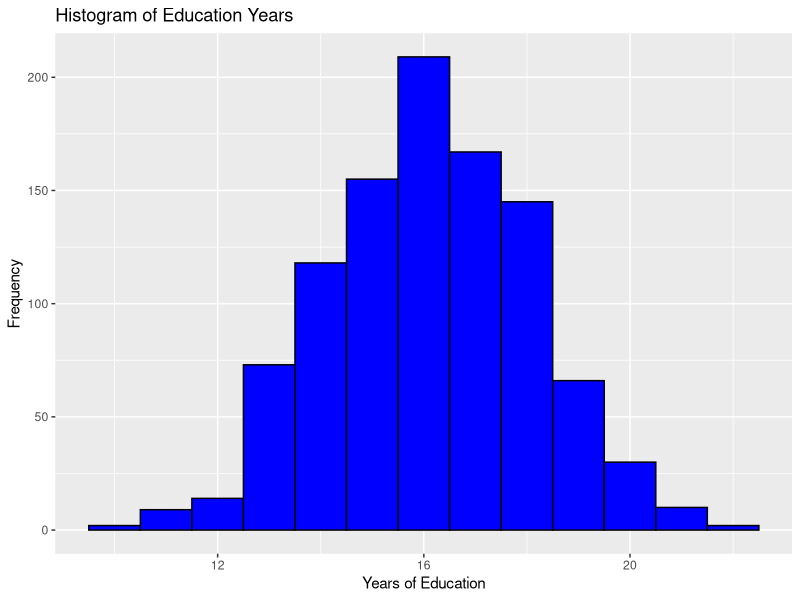
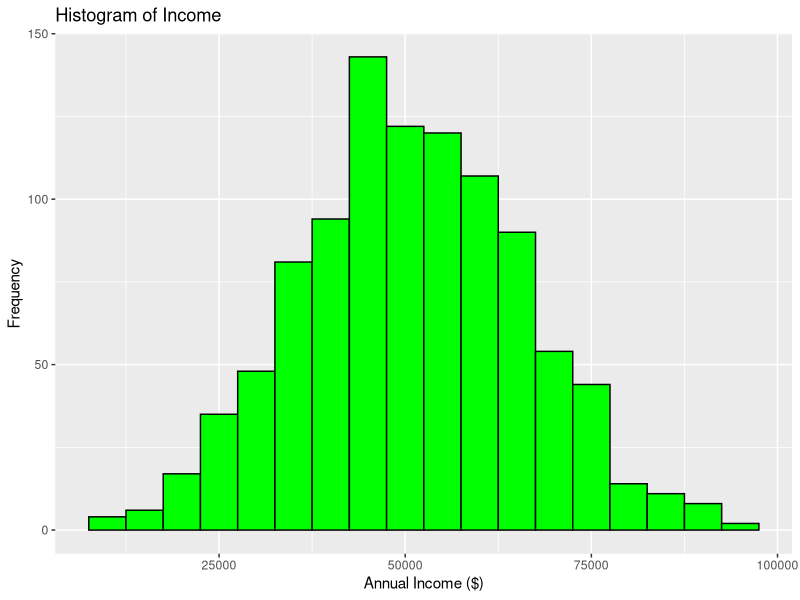
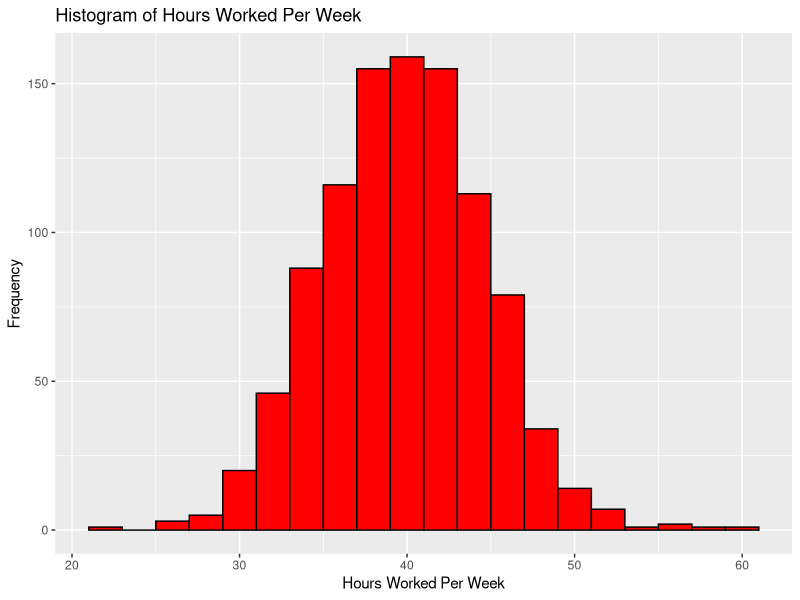
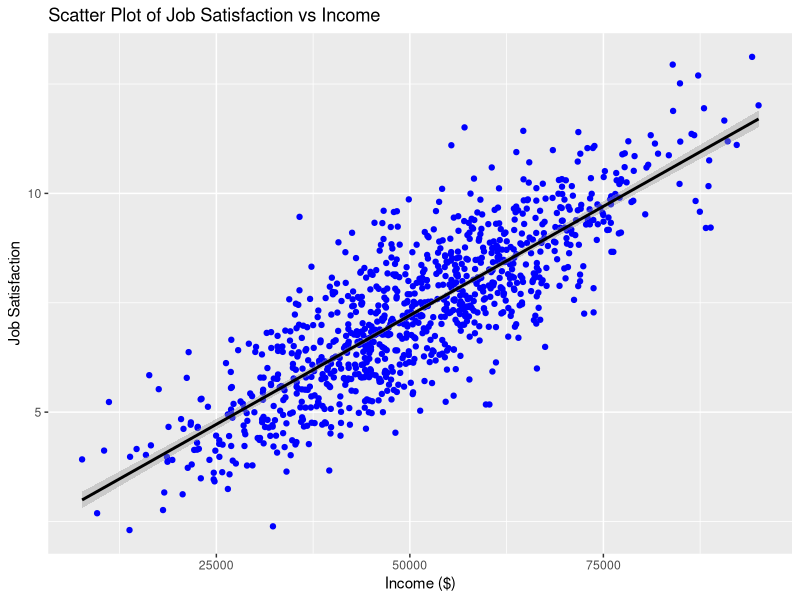
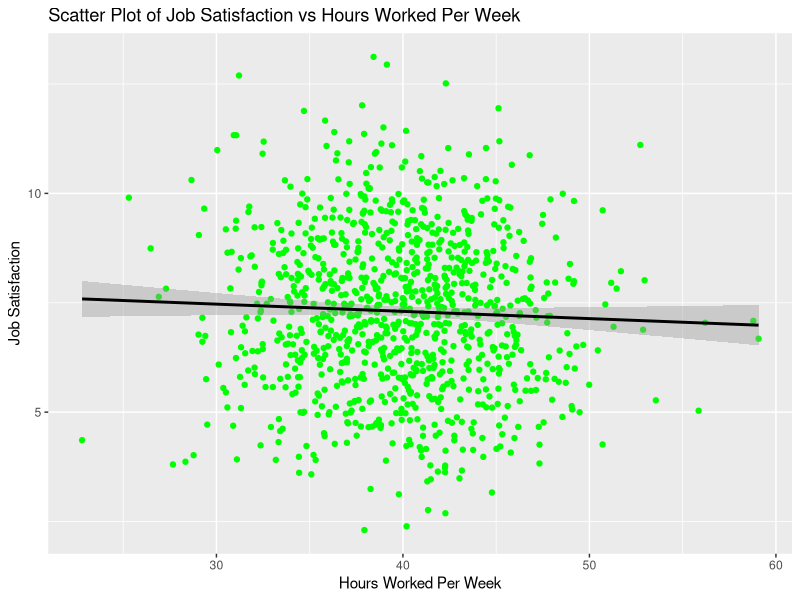
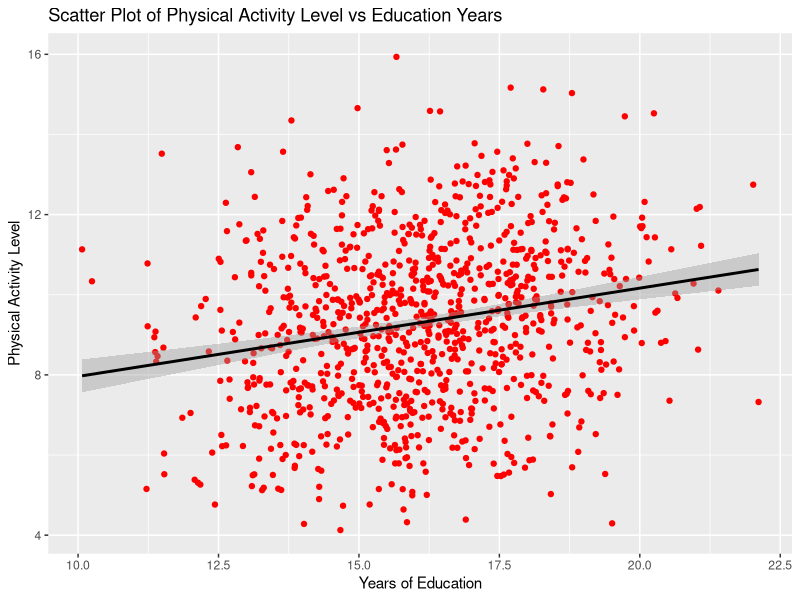
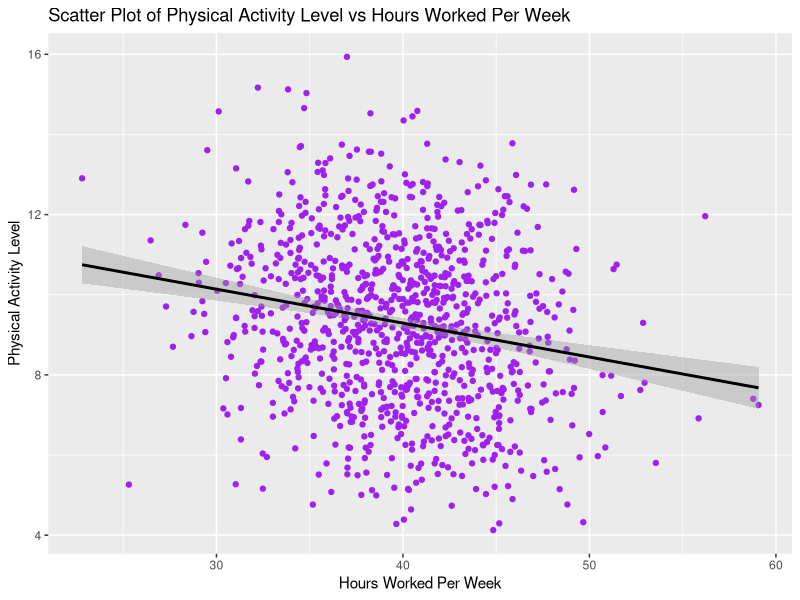
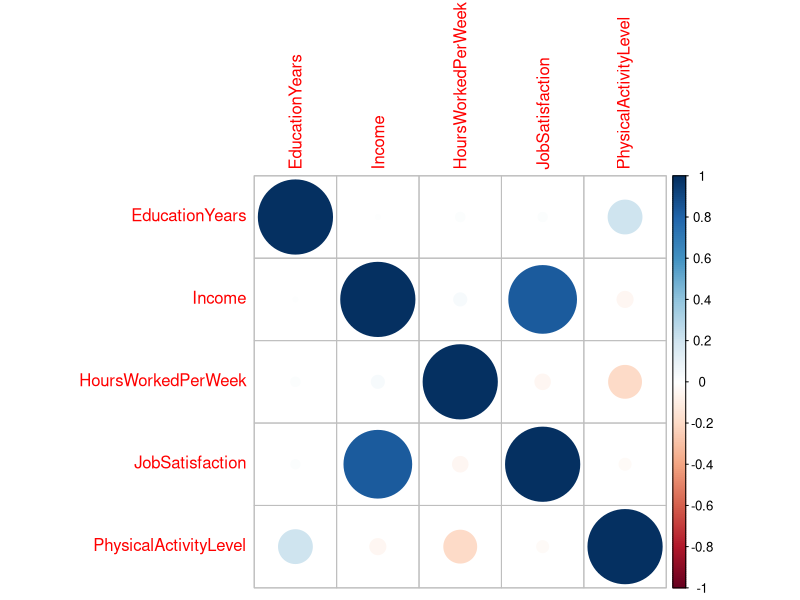

Here is the R script that generated these plots, in order:
## ---- chunk 1
# Load necessary libraries
library(dplyr)
library(ggplot2)
library(corrplot)

# Set seed for reproducibility
set.seed(456)

# Define the number of samples
n <- 1000
# Generate independent variables
education_years <- rnorm(n, mean = 16, sd = 2)  # Years of education
income <- rnorm(n, mean = 50000, sd = 15000)    # Annual income
hours_worked_per_week <- rnorm(n, mean = 40, sd = 5) # Hours worked per week

# Generate dependent variables with associations
# Job satisfaction influenced by income and hours worked
job_satisfaction <- 3 + 0.0001 * income - 0.02 * hours_worked_per_week + rnorm(n, mean = 0, sd = 1)

# Physical activity level influenced by hours worked and education years
physical_activity_level <- 10 - 0.1 * hours_worked_per_week + 0.2 * education_years + rnorm(n, mean = 0, sd = 2)

# Create a data frame
synthetic_data <- data.frame(
  EducationYears = education_years,
  Income = income,
  HoursWorkedPerWeek = hours_worked_per_week,
  JobSatisfaction = job_satisfaction,
  PhysicalActivityLevel = physical_activity_level
)

## ---- chunk 2
# Display the first few rows of the dataset
head(synthetic_data)

# Explore the data: structure and summary
str(synthetic_data)
summary(synthetic_data)
## ---- chunk 3
# Histograms of Education years
ggplot(synthetic_data, aes(x = EducationYears)) + 
  geom_histogram(binwidth = 1, fill = "blue", color = "black") +
  labs(title = "Histogram of Education Years", x = "Years of Education", y = "Frequency")
## ---- chunk 4
#Histogram of Income
ggplot(synthetic_data, aes(x = Income)) + 
  geom_histogram(binwidth = 5000, fill = "green", color = "black") +
  labs(title = "Histogram of Income", x = "Annual Income ($)", y = "Frequency")

## ---- chunk 5
# Histogram of Hours Worked Per Week"
ggplot(synthetic_data, aes(x = HoursWorkedPerWeek)) + 
  geom_histogram(binwidth = 2, fill = "red", color = "black") +
  labs(title = "Histogram of Hours Worked Per Week", x = "Hours Worked Per Week", y = "Frequency")

## ---- chunk 6
ggplot(synthetic_data, aes(x = Income, y = JobSatisfaction)) +
  geom_point(color = "blue") +
  geom_smooth(method = "lm", color = "black") +
  labs(title = "Scatter Plot of Job Satisfaction vs Income", x = "Income ($)", y = "Job Satisfaction")

## ---- chunk 7
ggplot(synthetic_data, aes(x = HoursWorkedPerWeek, y = JobSatisfaction)) +
  geom_point(color = "green") +
  geom_smooth(method = "lm", color = "black") +
  labs(title = "Scatter Plot of Job Satisfaction vs Hours Worked Per Week", x = "Hours Worked Per Week", y = "Job Satisfaction")

## ---- chunk 8
ggplot(synthetic_data, aes(x = EducationYears, y = PhysicalActivityLevel)) +
  geom_point(color = "red") +
  geom_smooth(method = "lm", color = "black") +
  labs(title = "Scatter Plot of Physical Activity Level vs Education Years", x = "Years of Education", y = "Physical Activity Level")

## ---- chunk 9
ggplot(synthetic_data, aes(x = HoursWorkedPerWeek, y = PhysicalActivityLevel)) +
  geom_point(color = "purple") +
  geom_smooth(method = "lm", color = "black") +
  labs(title = "Scatter Plot of Physical Activity Level vs Hours Worked Per Week", x = "Hours Worked Per Week", y = "Physical Activity Level")

## ---- chunk 10
# Correlation matrix
correlation_matrix <- synthetic_data %>%
  select(EducationYears, Income, HoursWorkedPerWeek, JobSatisfaction, PhysicalActivityLevel) %>%
  cor()

print(correlation_matrix)
## ---- chunk 11
# Visualize the correlation matrix
corrplot(correlation_matrix, method = "circle")
## ---- chunk 12
# Fit a linear model to predict Job Satisfaction based on Income and Hours Worked
model1 <- lm(JobSatisfaction ~ Income + HoursWorkedPerWeek, data = synthetic_data)
summary(model1)
## ---- chunk 13
# Fit a linear model to predict Physical Activity Level based on Education Years and Hours Worked
model2 <- lm(PhysicalActivityLevel ~ EducationYears + HoursWorkedPerWeek, data = synthetic_data)
summary(model2)
## ---- chunk 14
# Compare models using AIC (Akaike Information Criterion)
AIC(model1, model2)
